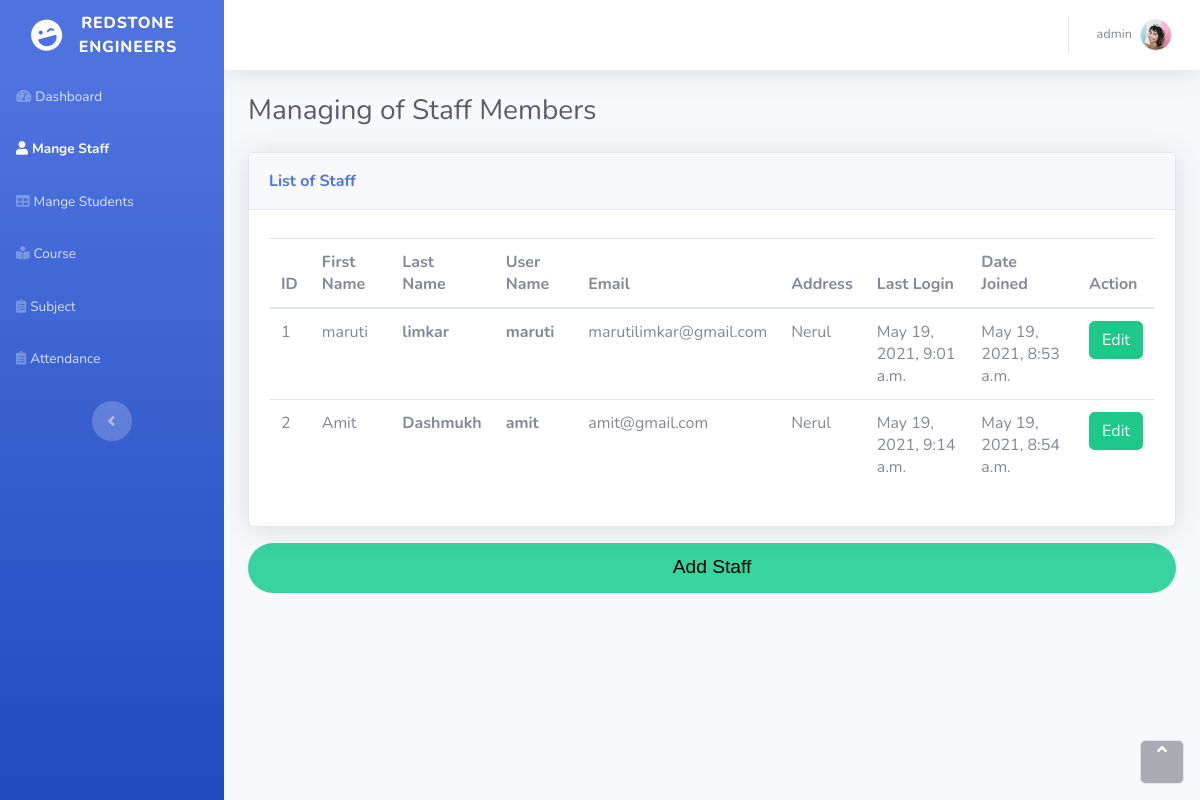
/Manage_Staff/ (signed in), run on the app's committed database.
### NotAgain/models.py (models this page shows)
class CustomUser(AbstractUser):
    user_type_data = ((1, "HOD"), (2, "Staff"), (3, "Student"))
    user_type = models.CharField(default=1, choices=user_type_data, max_length=10)

class Staffs(models.Model):
    id = models.AutoField(primary_key=True)
    profile_pic = models.ImageField(upload_to = 'staff_profile_img')
    admin = models.OneToOneField(CustomUser, on_delete=models.CASCADE)
    address = models.TextField()
    created_at = models.DateTimeField(auto_now_add=True)
    updated_at = models.DateTimeField(auto_now_add=True)
    objects = models.Manager()

### NotAgain/hodviews.py (the view)
# urls.py: path('Manage_Staff/', hodviews.Manage_Staff),
def Manage_Staff(request):
    if request.user != None:
        if request.user.user_type == '1':
            staffs=Staffs.objects.all()
            context={'staffs':staffs, 'name':request.user.username,}
            return render(request, 'manage_staff.html', context)

### templates/manage_staff.html (shortened to what this page needs)
<html>
{% load static %}
<head>
    <link rel="stylesheet" href="{% static '/bootstrap/css/bootstrap.css' %}">
    <link rel="stylesheet" href="https://use.fontawesome.com/releases/v5.12.0/css/all.css">
</head>
<body id="page-top">
    <div id="wrapper">
        <nav class="navbar navbar-dark align-items-start sidebar sidebar-dark accordion bg-gradient-primary p-0"
            style="background-color: #7b68ee;">
            <div class="container-fluid d-flex flex-column p-0">
                <a class="navbar-Brand d-flex justify-content-center align-items-center sidebar-Brand m-0" href="#">
                    <div class="sidebar-Brand-icon rotate-n-15"><i class="fas fa-laugh-wink"></i></div>
                    <div class="sidebar-Brand-text mx-3"><span>Redstone<br> Engineers</span></div>
                </a>
                <ul class="nav navbar-nav text-light" id="accordionSidebar">
                    <li class="nav-item" role="presentation"><a class="nav-link " href="/HOD_Dashboard/"><i
                                class="fas fa-tachometer-alt"></i><span>Dashboard</span></a></li>
                    <li class="nav-item" role="presentation"><a class="nav-link active" href="#"><i
                                class="fas fa-user"></i><span>Mange Staff</span></a></li>
                    <li class="nav-item" role="presentation"><a class="nav-link" href="/Manage_Student/"><i
                                class="fas fa-table"></i><span>Mange Students</span></a></li>
                    <li class="nav-item" role="presentation"><a class="nav-link" href="/Manage_Course/"><i
                                class="fas fa-book-reader"></i><span>Course</span></a></li>
                    <li class="nav-item" role="presentation"><a class="nav-link" href="/Manage_Subject/"><i
                                class="fas fa-clipboard-list"></i><span>Subject</span></a></li>
                    <li class="nav-item" role="presentation"><a class="nav-link" href="#"><i
                                class="fas fa-clipboard-list"></i><span>Attendance</span></a></li>
                </ul>
                <div class="text-center d-none d-md-inline">
                    <button class="btn rounded-circle border-0" id="sidebarToggle" type="button"></button>
                </div>
            </div>
        </nav>
        <div class="d-flex flex-column" id="content-wrapper">
            <div id="content">
                <nav class="navbar navbar-light navbar-expand bg-white shadow mb-4 topbar static-top">
                    <div class="container-fluid">
                        <ul class="nav navbar-nav flex-nowrap ml-auto">
                            <li class="nav-item dropdown no-arrow" role="presentation">
                                <div class="nav-item dropdown no-arrow"><a class="dropdown-toggle nav-link"
                                        data-toggle="dropdown" aria-expanded="false" href="#"><span
                                            class="d-none d-lg-inline mr-2 text-gray-600 small">{{ name }}</span><img
                                            class="border rounded-circle img-profile"
                                            src="{% static '/img/avatars/avatar1.jpeg'%}"></a>
                                </div>
                            </li>
                        </ul>
                    </div>
                </nav>
                <div class="container-fluid">
                    <h3 class="text-dark mb-4">Managing of Staff Members</h3>
                    <div class="card shadow">
                        <div class="card-header py-3">
                            <p class="text-primary m-0 font-weight-bold">List of Staff </p>
                        </div>
                        <div class="card-body">
                            <div class="table-responsive table mt-2" id="dataTable" role="grid"
                                aria-describedby="dataTable_info">
                                <table class="table dataTable my-0">
                                    <thead>
                                        <tr>
                                            <th>ID</th>
                                            <th>First Name</th>
                                            <th>Last Name</th>
                                            <th>User Name</th>
                                            <th>Email</th>
                                            <th>Address</th>
                                            <th>Last Login</th>
                                            <th>Date Joined</th>
                                            <th>Action</th>
                                        </tr>
                                    </thead>
                                    <tbody>
                                        {% for staff in staffs %}
                                        <tr>
                                            <td>{{ forloop.counter }}</td>
                                            <td>{{ staff.admin.first_name }}</td>
                                            <td><strong>{{ staff.admin.last_name }}</strong></td>
                                            <td><strong>{{ staff.admin.username }}</strong></td>
                                            <td>{{ staff.admin.email }}</td>
                                            <td>{{ staff.address }}</td>
                                            <td>{{ staff.admin.last_login }}</td>
                                            <td>{{ staff.admin.date_joined }}</td>
                                            <td><a href="/edit_staff/{{ staff.admin.id }}"
                                                    class="btn btn-success">Edit</a></td>
                                        </tr>
                                        {% endfor %}
                                    </tbody>
                                </table>
                            </div>
                        </div>
                    </div>
                    <div><button onclick="location.href = 'Add_Staff/';" class="upload-button-sm">Add Staff</button>
                    </div>
                </div>
            </div>
        </div>
    </div>
    <a class="border rounded d-inline scroll-to-top" href="#page-top"><i class="fas fa-angle-up"></i></a>
</body>
</html>

### data on the page
CustomUser: username "admin"
Staffs: admin.first_name "maruti", admin.last_name "limkar", admin.username "maruti", admin.email "marutilimkar@gmail.com", address "Nerul", admin.last_login "May 19, 2021, 9:01 a.m.", admin.date_joined "May 19, 2021, 8:53 a.m."
Staffs: admin.first_name "Amit", admin.last_name "Dashmukh", admin.username "amit", admin.email "amit@gmail.com", address "Nerul", admin.last_login "May 19, 2021, 9:14 a.m.", admin.date_joined "May 19, 2021, 8:54 a.m."
